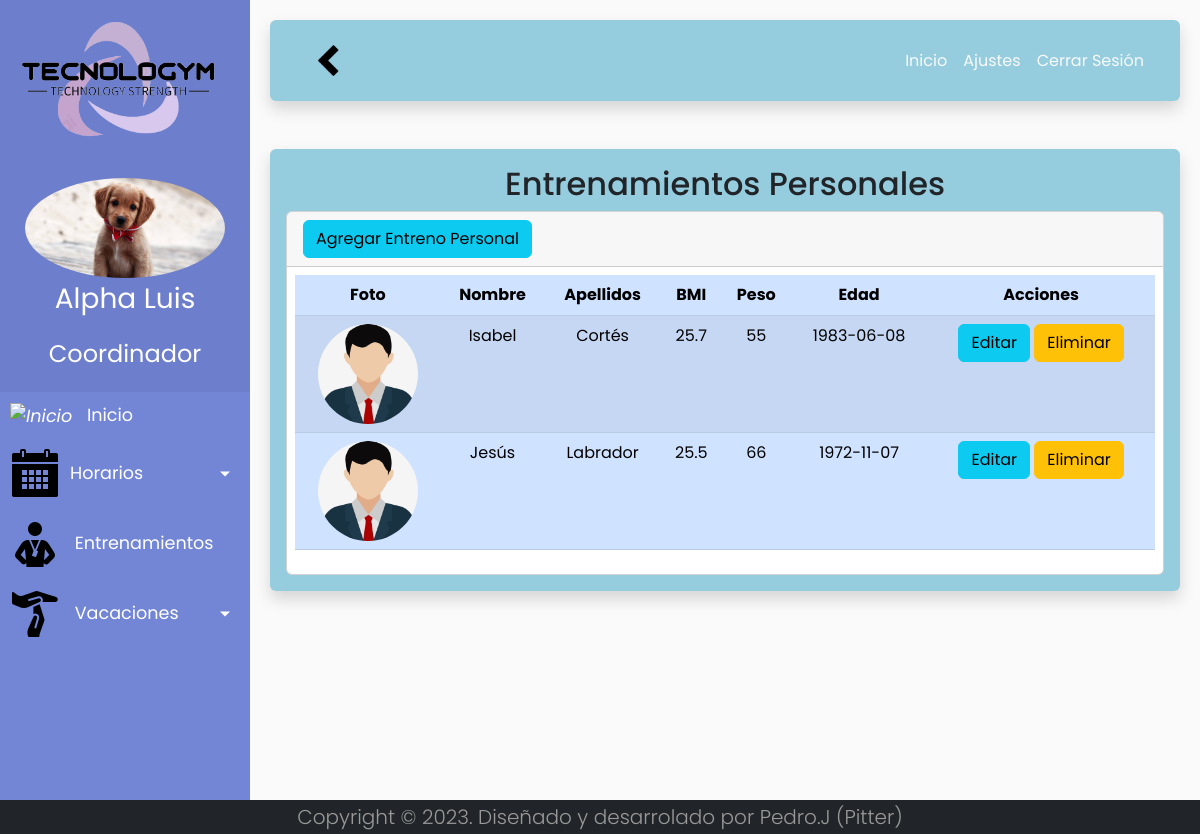
The app's page /c_PersonalTraining/showPersonalTraining (signed in), older data.
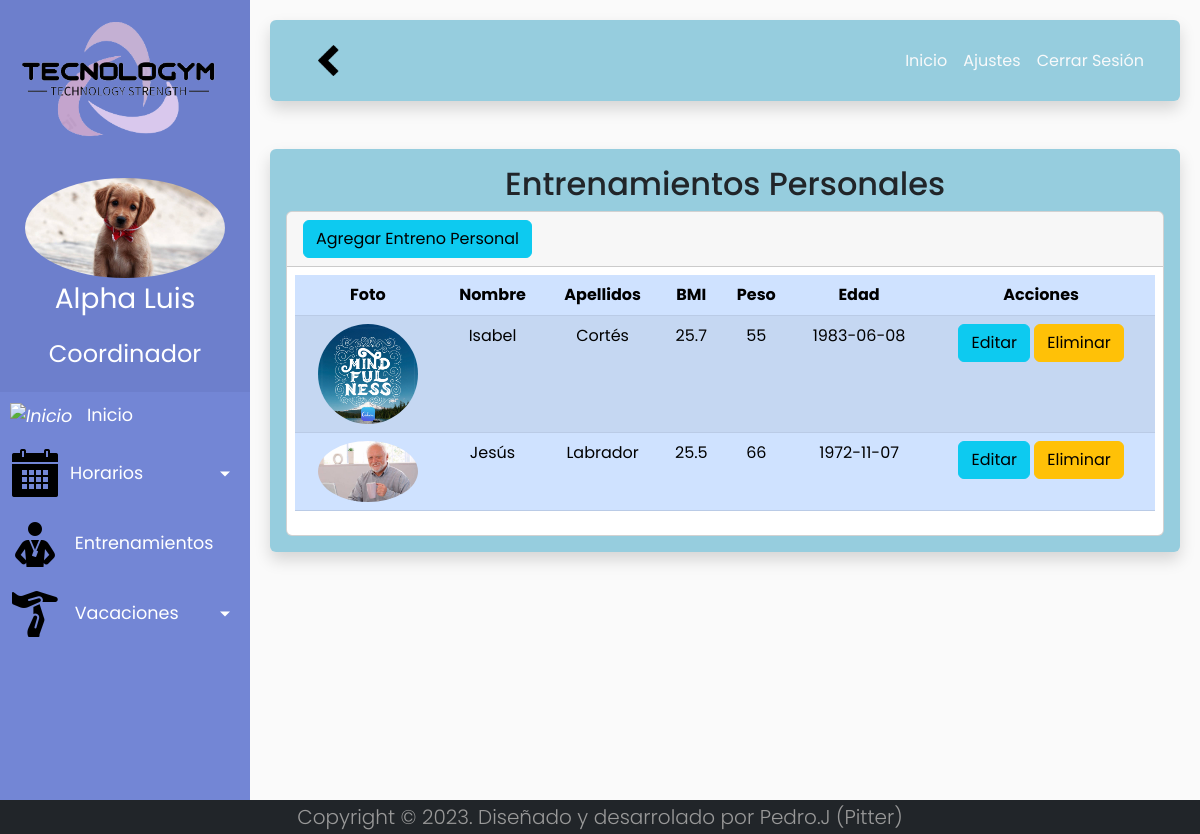
The same page, newer data.
### tables this page shows
CREATE TABLE `client` (
  `id_client` int(11) NOT NULL,
  `id_person` int(11) NOT NULL,
  `BMI` double NOT NULL DEFAULT 0,
  `weight` double NOT NULL DEFAULT 0,
  `birth_date` date NOT NULL
);

CREATE TABLE `person` (
  `id_person` int(11) NOT NULL,
  `name` varchar(70) NOT NULL,
  `lastname` varchar(70) NOT NULL,
  `user` varchar(70) DEFAULT NULL,
  `password` varchar(255) DEFAULT NULL,
  `email` varchar(70) DEFAULT NULL,
  `phone` varchar(9) DEFAULT NULL,
  `avatar` varchar(255) DEFAULT NULL
);

### config/core/Controller.php (called while the page is built, shortened)
<?php
abstract class Controller
{
    protected function loadView($view, $params = array())
    {
        return new View($view, $params);
    }
    protected function loadModel($model)
    {
        if (is_file(ROOT . PATH_MODELS . $model . ".php")) {
            return new $model();
        } else {
            throw new Exception("Error, model does not exist");
        }
    }
}
?>

### app/controllers/c_PersonalTraining.php (called while the page is built, shortened)
<?php
class c_PersonalTraining extends Controller
{
    private $m_personalTraining;
    public function __construct()
    {
        $this->m_personalTraining = $this->loadModel("m_PersonalTraining");
    }
    public function showPersonalTraining()
    {
        $datos['clients'] = $this->m_personalTraining->showPersonalTraining();
        $contenido = "v_PersonalTraining";
        $this->loadView("templates/header");
        $this->loadView("templates/sidebar");
        $this->loadView($contenido, $datos);
        $this->loadView("templates/footer");
    }
}
?>

### config/core/Model.php (called while the page is built, shortened)
<?php
class Model
{
    private $host = DB_HOST;
    private $user = DB_USER;
    private $pass = DB_PASS;
    private $dbname = DB_NAME;
    private $dbh;
    private $stmt;
    function __construct()
    {
        $dsn = 'mysql:host=' . $this->host . ';dbname=' . $this->dbname;
        $options = array(
            PDO::ATTR_PERSISTENT => true,
            PDO::ATTR_ERRMODE => PDO::ERRMODE_EXCEPTION,
            PDO::MYSQL_ATTR_INIT_COMMAND => 'SET NAMES utf8'
        );
        try {
            $this->dbh = new PDO($dsn, $this->user, $this->pass, $options);
        } catch (PDOException $e) {
            $this->error = $e->getMessage();
        }
    }
    public function consult($query)
    {
        $this->stmt = $this->dbh->prepare($query);
    }
    public function launch()
    {
        return $this->stmt->execute();
    }
    public function result()
    {
        $this->launch();
        return $this->stmt->fetchAll(PDO::FETCH_ASSOC);
    }
}
?>

### app/models/m_PersonalTraining.php (called while the page is built, shortened)
<?php
class m_PersonalTraining extends Model
{
    public function showPersonalTraining()
    {
        $snt = "SELECT * FROM person INNER JOIN client ON client.id_person = person.id_person;";
        $this->consult($snt);
        return $this->result();
    }
}
?>

### app/views/v_PersonalTraining.php (the view)
<div class="row-6 fondo-2 shadow p-3 mb-5 rounded">
    <h2 class="text-center">Entrenamientos Personales</h2>
    <div class="card">
        <div class="card-header">
            <a name="addClient" class="btn btn-info" href="<?= BASE_URL . "c_PersonalTraining/addPersonalTraining" ?>" role="button">Agregar Entreno Personal </a>
        </div>
        <div class="table-responsive-sm m-2">
            <table class="table table-primary table-striped table-hover">
                <thead>
                    <tr class="text-center">
                        <th scope="col">Foto</th>
                        <th scope="col">Nombre</th>
                        <th scope="col">Apellidos</th>
                        <th scope="col">BMI</th>
                        <th scope="col">Peso</th>
                        <th scope="col">Edad</th>
                        <th scope="col">Acciones</th>
                    </tr>
                </thead>
                <tbody>
                    <?php
                    foreach ($clients as $client) : ?>
                        <tr class="text-center">
                            <td scope="row">
                                <?php if (isset($client['avatar']) or $client['avatar'] != NULL) {
                                    echo '<img class="img-fluid rounded-circle" src="' . BASE_URL . IMG_URL . $client['avatar'] . '" width="100" alt="Brand-Tecnologym">';
                                } else {
                                    echo '<img class="img-fluid rounded-circle" src="' . BASE_URL . 'app\assets\img\icons\avatar_person.jpg" width="100" alt="Brand-Tecnologym">';
                                }  ?>
                            </td>
                            <td><?= $client['name'] ?></td>
                            <td><?= $client['lastname'] ?></td>
                            <td><?= $client['BMI'] ?></td>
                            <td><?= $client['weight'] ?></td>
                            <td><?= $client['birth_date'] ?></td>
                            <td>
                                <a name="updatePersonalTraining" class="btn btn-info" href="<?= BASE_URL . "c_PersonalTraining/updateClients/" . $client['id_person'] ?>" type="button">Editar</a>
                                <a class="btn btn-warning" href="<?= BASE_URL . "c_Users/deletePerson/" . $client['id_person'] ?>" role="button">Eliminar</a>
                            </td>
                        </tr>
                    <?php endforeach ?>
                </tbody>
            </table>
        </div>
    </div>
</div>

### app/views/templates/header.php (shortened to what this page needs)
<!doctype html>
<html lang="en">
<head>
    <link href="https://cdn.jsdelivr.net/npm/bootstrap@5.2.1/dist/css/bootstrap.min.css" rel="stylesheet">
    <link rel="stylesheet" href="<?= BASE_URL ?>app\views\css\v_index.css">
</head>

### index.php (shortened to what this page needs)
<?php
$router = new Router();
$method = $router->getMethod();
$parameters = $router->getParams();
$myController = new $controller();
if (empty($parameters)) {
    $myController->$method();
} else {
    $myController->$method($parameters);
}
?>

### config/core/View.php (shortened to what this page needs)
<?php
class View
{
    protected $view;
    protected $params;
    public function __construct($view, $params = array())
    {
        $this->view = $view;
        $this->params = $params;
        $this->render();
    }
    protected function render()
    {
        $this->template = $this->getContentTemplate($this->view);
        echo $this->template;
    }
    protected function getContentTemplate($file)
    {
        $filePath = ROOT . PATH_VIEWS . $file . ".php";
        if (is_file($filePath)) {
            extract($this->params);
            require $filePath;
            $template = ob_get_contents();
            return $template;
        } else {
            throw new Exception("Error, view does not exist " . $filePath);
        }
    }
}
?>

### app/views/templates/sidebar.php (shortened to what this page needs)
<body>
    <div class="wrapper">
        <nav id="sidebar">
            <div class="sidebar-header">
                <a href="<?= BASE_URL . "c_Users/dashboard" ?>"><img class="img-fluid" src="<?= BASE_URL ?>app/assets/img/Brand_Tecnologym.png" width="200" alt="Brand-Tecnologym"></a>
            </div>
            <div class="sidebar-header text-center push ">
                <?php if (isset($_SESSION['session']['avatar'])) {
                    echo '<img class="img-fluid rounded-circle" src="' . BASE_URL . IMG_URL . $_SESSION['session']['avatar'] . '" width="200" "height=200" alt="Brand-Tecnologym">';
                } else {
                    echo '<img class="img-fluid rounded-circle" src="' . BASE_URL . 'app\assets\img\icons\avatar_person.jpg" width="200" alt="Brand-Tecnologym">';
                } ?>
                <span class="disappear fs-3"><?= $_SESSION['session']['name']; ?></span>
                <span class="disappear fs-4"><?= $_SESSION['session']['role']; ?></span>
            </div>
            <ul class="list-unstyled">
                <li class="active">
                    <a href="<?= BASE_URL . "c_Users/dashboard" ?>">
                        <i class="fas fa-home"><img src="<?= BASE_URL ?>app\assets\img\icons\home_gym.png" width="50" alt="Inicio"></i>
                        <span class="disappear">Inicio</span>
                    </a>
                </li>
                <li>
                    <?php if ($_SESSION['session']['role'] != "Monitor") {
                        echo "<a href='#schudeleSubmenu' data-toggle='collapse' class='dropdown-toggle'>";
                        echo "<i class='fas fa-home'>";
                        echo "<img src='" . BASE_URL . "app\assets\img\icons\calendar.png' width='50' alt='Horario'>";
                        echo "</i>";
                        echo "<span class='disappear'>Horarios</span>";
                        echo "</a>";
                    } ?>
                </li>
                <li>
                    <a href="<?= BASE_URL ?>c_PersonalTraining/showPersonalTraining">
                        <i class="fas fa-home"><img src="<?= BASE_URL ?>app\assets\img\icons\personal_training.png" width="50" alt="Entrenamientos Personales"></i>
                        <span class="disappear">Entrenamientos</span></a>
                </li>
                <li>
                    <a href="#holidaysSubmenu" data-toggle="collapse" class="dropdown-toggle">
                        <i class="fas fa-home"><img src="<?= BASE_URL ?>app\assets\img\icons\time_out.png" width="50" alt="Horario"></i>
                        <span class="disappear">Vacaciones</span>
                    </a>
                </li>
            </ul>
        </nav>
        <div id="content">
            <nav class="fondo-2 shadow p-3 mb-5 rounded navbar navbar-expand-lg navbar-light">
                <div class="container-fluid ">
                    <button type="button" id="sidebarCollapse" class="btn row">
                        <i class="fas fa-home"><img class="rotation" src="<?= BASE_URL ?>app\assets\img\icons\left_arrow.png" width="35" alt="Cerrar Menu"></i>
                    </button>
                    <div class="collapse justify-content-end navbar-collapse" id="navbarSupportedContent">
                        <ul class="nav navbar-nav ml-auto text-end">
                            <li class="nav-item active">
                                <a class="text-light nav-link  rounded" href="<?= BASE_URL . "c_Users/dashboard" ?>">Inicio</a>
                            </li>
                            <li class="nav-item">
                                <a class="text-light nav-link rounded" href="<?= BASE_URL ?>c_Dashboard/settings">Ajustes</a>
                            </li>
                            <li class="nav-item">
                                <a class="text-light nav-link rounded" href="<?= BASE_URL ?>c_Home/logOut">Cerrar Sesión</a>
                            </li>
                        </ul>
                    </div>
                </div>
            </nav>

### app/views/templates/footer.php (shortened to what this page needs)
</div>
</div>
<footer class="bg-dark text-white text-center justify-content">
    <div class="container">
        <p class="lead m-0">Copyright &copy; 2023. Diseñado y desarrolado por <a href="https://github.com/pitterpj" rel="nofollow">Pedro.J (Pitter)</a></p>
    </div>
</footer>
</body>
</html>

### app/views/css/v_index.css (style rules this page uses)
body { font-family: "Poppins", sans-serif; background: #fafafa; }
p { font-family: "Poppins", sans-serif; font-size: 1.1em; font-weight: 300; line-height: 1.7em; color: #999; }
a, a:hover, a:focus { color: inherit; text-decoration: none; transition: all 0.3s; }
.navbar { padding: 15px 10px; background: #fff; border: none; border-radius: 0; margin-bottom: 40px; box-shadow: 1px 1px 3px rgba(0, 0, 0, 0.1); }
#sidebar .sidebar-header { transition: 0.5s; }
.wrapper { display: flex; align-items: stretch; }
#sidebar { min-width: 250px; max-width: 250px; background: #7386d5; color: #fff; transition: all 0.7s; }
#sidebar .sidebar-header { padding: 20px; background: #6d7fcc; }
#sidebar ul li a { padding: 10px; font-size: 1.1em; display: block; }
#sidebar ul li a i { margin-right: 10px; }
a[data-toggle="collapse"] { position: relative; }
.dropdown-toggle::after { display: block; position: absolute; top: 50%; right: 20px; transform: translateY(-50%); }
#content { width: 100%; padding: 20px; min-height: 100vh; transition: all 0.3s; }
.fondo-2 { background-color: #289bbe7a; }
.rotation { transition: all .7s; }

Row changes from the older to the newer data that the page shows:
changed through a linked row, client "Isabel": id_person.avatar: picture added; avatar: picture removed
changed through a linked row, client "Jesús": id_person.avatar: picture added; avatar: picture removed
